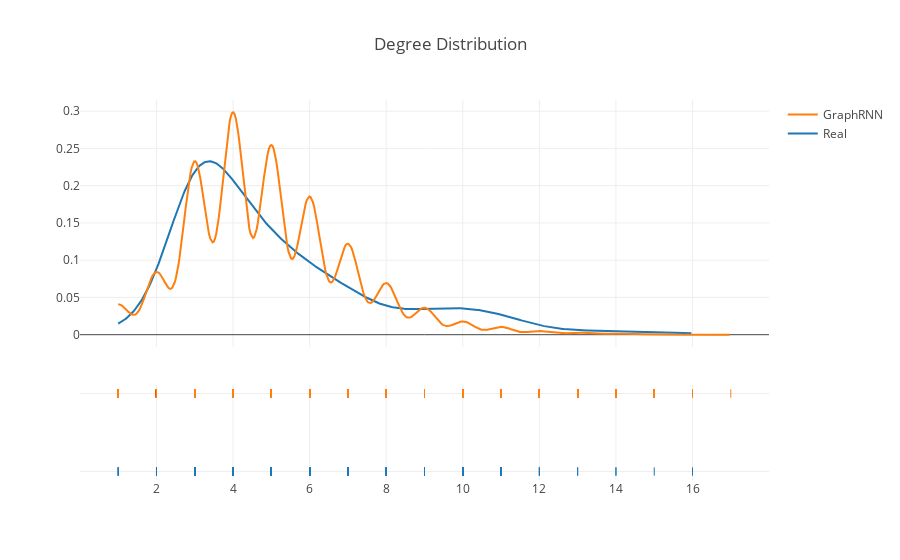

This figure's notebook cell:
### Code cell
deg_test, deg_pred=[],[]
for g in graph_test:
    if len(g.nodes())== 19 or len(g.nodes())==20:
        for _,deg in g.degree():
            deg_test.append(deg)
        
for g in graph_pred:
    for _,deg in g.degree():
        deg_pred.append(deg)
        
hist_data = [deg_test,deg_pred]
fig = ff.create_distplot(hist_data,['Real','GraphRNN'],show_hist=False)
fig['layout'].update(title='Degree Distribution')
iplot(fig)

### Figure 1 — Plotly figure (JSON) as saved in the notebook; plotly's stock layout.template omitted (floating-point values rounded to 4 significant figures; data arrays with more than 128 entries replaced by an {"elided": "..."} marker saying what was removed)
{"data": [{"legendgroup": "Real", "marker": {"color": "rgb(31, 119, 180)"}, "mode": "lines", "name": "Real", "showlegend": true, "type": "scatter", "uid": "0fa4d070-8f89-4868-91cb-7eda19e2a87e", "x": {"elided": "500 float values"}, "xaxis": "x", "y": {"elided": "500 float values"}, "yaxis": "y"}, {"legendgroup": "GraphRNN", "marker": {"color": "rgb(255, 127, 14)"}, "mode": "lines", "name": "GraphRNN", "showlegend": true, "type": "scatter", "uid": "994c56c9-a46b-49e0-8331-a32c188c14f2", "x": {"elided": "500 float values"}, "xaxis": "x", "y": {"elided": "500 float values"}, "yaxis": "y"}, {"legendgroup": "Real", "marker": {"color": "rgb(31, 119, 180)", "symbol": "line-ns-open"}, "mode": "markers", "name": "Real", "showlegend": false, "type": "scatter", "uid": "9dac207a-d6fd-4eea-959c-87399d645637", "x": {"elided": "390 int values"}, "xaxis": "x", "y": {"elided": "390 str values"}, "yaxis": "y2"}, {"legendgroup": "GraphRNN", "marker": {"color": "rgb(255, 127, 14)", "symbol": "line-ns-open"}, "mode": "markers", "name": "GraphRNN", "showlegend": false, "type": "scatter", "uid": "e45c9160-cbaa-4811-b46a-58afc4b7f65b", "x": {"elided": "18145 int values"}, "xaxis": "x", "y": {"elided": "18145 str values"}, "yaxis": "y2"}], "layout": {"barmode": "overlay", "hovermode": "closest", "legend": {"traceorder": "reversed"}, "title": {"text": "Degree Distribution"}, "xaxis": {"anchor": "y2", "domain": [0, 1], "zeroline": false}, "yaxis": {"anchor": "free", "domain": [0.35, 1], "position": 0}, "yaxis2": {"anchor": "x", "domain": [0, 0.25], "dtick": 1, "showticklabels": false}}}
